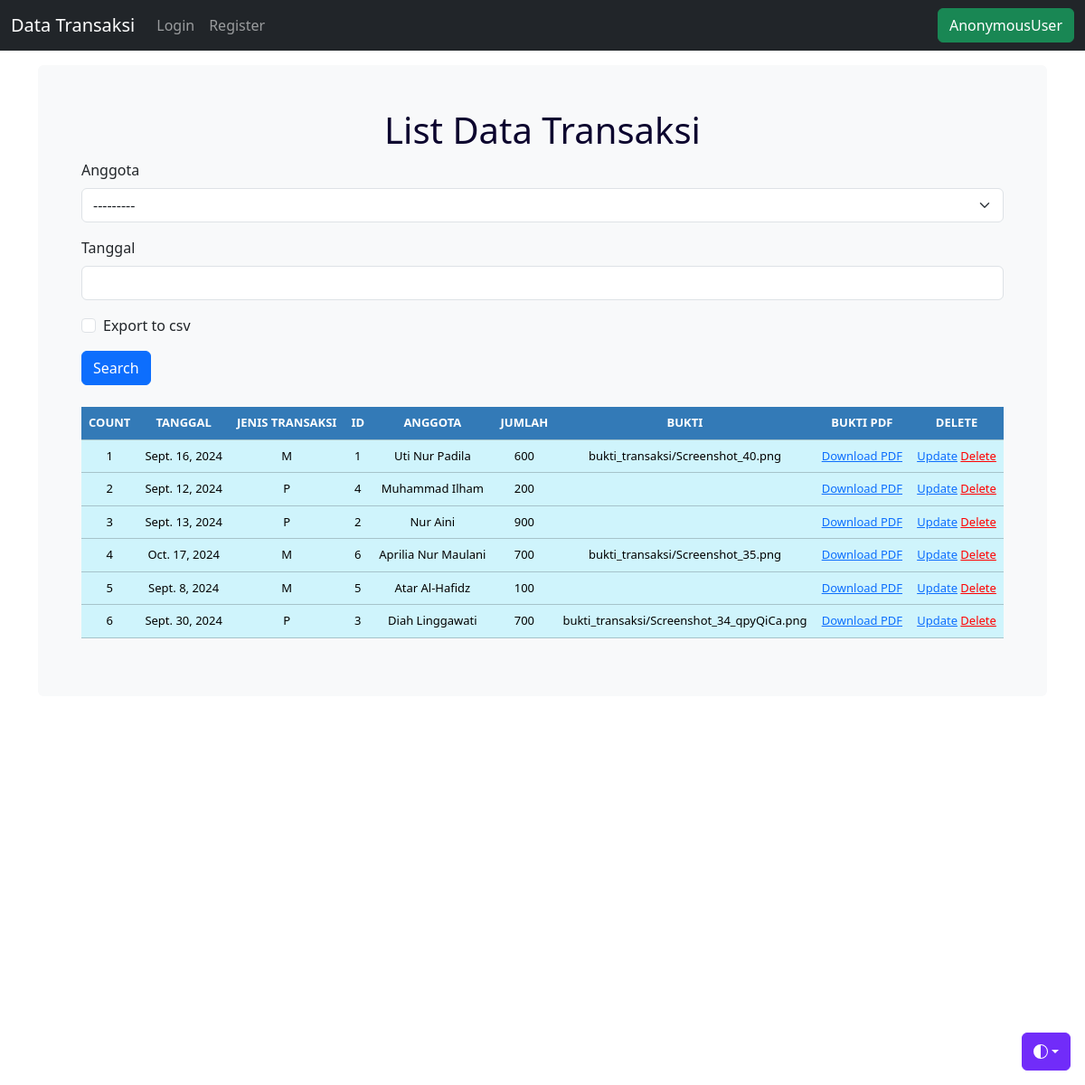
The app's page /list_item/ with its own data.
### transaksi/models.py (models this page shows, shortened)
class Transaksi(models.Model):
    JENIS_TRANSAKSI_CHOICES = [
        ('P', 'Pengeluaran'),
        ('M', 'Pemasukan'),
    ]
    id = models.AutoField(primary_key=True)
    tanggal = models.DateField(blank=True)
    jenis_transaksi = models.CharField(max_length=1, choices=JENIS_TRANSAKSI_CHOICES)
    anggota =  models.ForeignKey(Anggota, on_delete=models.CASCADE, blank=True)
    jumlah = models.IntegerField()
    keterangan = models.TextField()
    bukti = models.FileField(upload_to='bukti_transaksi/', blank=True, null=True)

class Anggota(models.Model):
    nama = models.CharField(max_length=100, blank=True, null=True)
    alamat = models.TextField()
    no_hp = models.CharField(max_length=15)
    def __str__(self):
        return self.nama

### transaksi/views.py (the view, shortened to what this page needs)
# urls.py: path('list_item/', views.list_item, name='list_item'),
def list_item(request):
    title = 'List Data Transaksi'
    form = TransaksiSearchForm(request.POST or None)
    queryset = Transaksi.objects.all()  # Default queryset
    context = {
        'form': form,
        'title': title,
        'queryset': queryset
    }
    return render(request, 'list_item.html', context)

### transaksi/forms.py
class TransaksiSearchForm(forms.ModelForm):
    export_to_CSV = forms.BooleanField(required=False)
    class Meta:
        model = Transaksi
        fields = ['anggota','tanggal']

### transaksi/templates/list_item.html (shortened to what this page needs)
{% load static %} {% load crispy_forms_tags %}
<!DOCTYPE html>
<html lang="en" data-bs-theme="auto">
  <head>
    <link
      rel="stylesheet"
      href="https://cdn.jsdelivr.net/npm/@docsearch/css@3"
    />
    <link href="{% static 'css/stylesheet.css' %}" rel="stylesheet" />
    <link href="{% static 'css/bootstrap.min.css' %}" rel="stylesheet" />
    <link href="{% static 'css/navbar-fixed.css' %}" rel="stylesheet" />
  </head>
  <body>
    <div
      class="dropdown position-fixed bottom-0 end-0 mb-3 me-3 bd-mode-toggle"
    >
      <button
        class="btn btn-bd-primary py-2 dropdown-toggle d-flex align-items-center"
        id="bd-theme"
        type="button"
        aria-expanded="false"
        data-bs-toggle="dropdown"
        aria-label="Toggle theme (auto)"
      >
        <svg class="bi my-1 theme-icon-active" width="1em" height="1em">
          <use href="#circle-half"></use>
        </svg>
      </button>
    </div>
    {% include 'navbar.html' %}
    <main class="container">
      <div class="bg-body-tertiary p-5 rounded">
        <h1 class="text-center" style="color: #0c052e">{{ title }}</h1>
        <form method="POST" action="">
          {% csrf_token %} {{ form|crispy }}
          <input
            class="btn btn-primary mybutton"
            type="submit"
            value="Search"
          />
        </form>
        <br />
        <div class="display table">
          <table class="table table-info table-hover">
            <thead>
              <tr>
                <th>COUNT</th>
                <th>TANGGAL</th>
                <th>JENIS TRANSAKSI</th>
                <th>ID</th>
                <th>ANGGOTA</th>
                <th>JUMLAH</th>
                <th>BUKTI</th>
                <th>BUKTI PDF</th>
                <th>DELETE</th>
              </tr>
            </thead>
          <tbody>
            {% for instance in queryset %}
            <tr>
              <td>{{ forloop.counter }}</td>
              <td>{{ instance.tanggal }}</td>
              <td>{{ instance.jenis_transaksi }}</td>
              <td>{{ instance.anggota_id }}</td>
              <td>{{ instance.anggota }}</td>
              <td>{{ instance.jumlah }}</td>
              <td>{{ instance.bukti }}</td>
              <td>
                <a href="{% url 'download_pdf' instance.id %}">Download PDF</a>
              </td>
              <td>
                <a href="{% url 'update_item' instance.id %}">Update</a>
                <a href="{% url 'delete_item' instance.id %}" style="color: red">Delete</a>
              </td>
            </tr>
            {% endfor %}
          </tbody>
          </table>
        </div>
      </div>
    </main>
  </body>
</html>

### transaksi/templates/navbar.html (shortened to what this page needs)
<nav class="navbar navbar-expand-md navbar-dark fixed-top bg-dark">
  <div class="container-fluid">
    <a class="navbar-brand" href="/">Data Transaksi</a>
    <div class="collapse navbar-collapse" id="navbarCollapse">
      <ul class="navbar-nav me-auto mb-2 mb-md-0">
        {% if user.is_authenticated %}
        <li class="nav-item"></li>
          <a class="nav-link" href="/">Home</a>
        </li>
        <li class="nav-item"></li>
          <a class="nav-link" href="/list_item">List Transaksi</a>
        </li>
        <li class="nav-item"></li>
        <a class="nav-link" href="/list_anggota">List Anggota</a>
      </li>
        <li class="nav-item">
          <a class="nav-link" href="/add_item">Add Transaksi</a>
        </li>
        <li class="nav-item">
          <a class="nav-link" href="{% url 'logout' %}">Logout</a>
        </li>
        {% else %}
        <li class="nav-item">
          <a class="nav-link" href="{% url 'login' %}">Login</a>
        </li>
          <a class="nav-link" href="{% url 'register' %}">Register</a>
        {% endif %}
      </ul>
      <form>
        <button class="btn btn-success" type="submit">{{ user }}</button>
      </form>
    </div>
  </div>
</nav>

### static/css/stylesheet.css (style rules this page uses)
body { background-color: #34eb6b; }
.table { font-size: 13px; text-align: center; width: 95%; margin: auto; }
.table thead th { background-color: #337ab7; color: white; }
.table tbody tr { background: #ffffff; }

### static/css/navbar-fixed.css (style rules this page uses)
body { min-height: 75rem; padding-top: 4.5rem; }

### transaksi/templates/list_item.html (style rules this page uses)
.bi { vertical-align: -0.125em; fill: currentColor; }
.btn-bd-primary { --bd-violet-bg: #712cf9; --bd-violet-rgb: 112.520718, 44.062154, 249.437846; --bs-btn-font-weight: 600; --bs-btn-color: var(--bs-white); --bs-btn-bg: var(--bd-violet-bg); --bs-btn-border-color: var(--bd-violet-bg); --bs-btn-hover-color: var(--bs-white); --bs-btn-hover-bg: #6528e0; --bs-btn-hover-border-color: #6528e0; --bs-btn-focus-shadow-rgb: var(--bd-violet-rgb); --bs-btn-active-color: var(--bs-btn-hover-color); --bs-btn-active-bg: #5a23c8; --bs-btn-active-border-color: #5a23c8; }
.bd-mode-toggle { z-index: 1500; }

### records on screen
Transaksi: tanggal "Sept. 16, 2024", jenis_transaksi "M", anggota_id "1", anggota "Uti Nur Padila", jumlah "600", bukti "bukti_transaksi/Screenshot_40.png"
Transaksi: tanggal "Sept. 12, 2024", jenis_transaksi "P", anggota_id "4", anggota "Muhammad Ilham", jumlah "200"
Transaksi: tanggal "Sept. 13, 2024", jenis_transaksi "P", anggota_id "2", anggota "Nur Aini", jumlah "900"
Transaksi: tanggal "Oct. 17, 2024", jenis_transaksi "M", anggota_id "6", anggota "Aprilia Nur Maulani", jumlah "700", bukti "bukti_transaksi/Screenshot_35.png"
Transaksi: tanggal "Sept. 8, 2024", jenis_transaksi "M", anggota_id "5", anggota "Atar Al-Hafidz", jumlah "100"
Transaksi: tanggal "Sept. 30, 2024", jenis_transaksi "P", anggota_id "3", anggota "Diah Linggawati", jumlah "700", bukti "bukti_transaksi/Screenshot_34_qpyQiCa.png"

### other values on screen
{{ user }} "AnonymousUser"
{{ title }} "List Data Transaksi"
